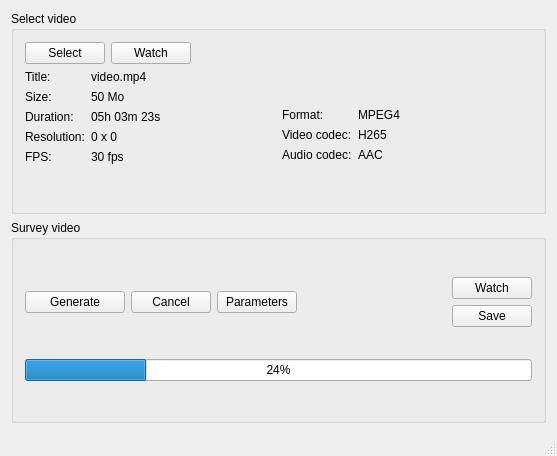
<?xml version="1.0" encoding="UTF-8"?>
<ui version="4.0">
 <class>SurveilClipUI</class>
 <widget class="QMainWindow" name="SurveilClipUI">
  <property name="geometry">
   <rect>
    <x>0</x>
    <y>0</y>
    <width>557</width>
    <height>456</height>
   </rect>
  </property>
  <property name="minimumSize">
   <size>
    <width>550</width>
    <height>342</height>
   </size>
  </property>
  <property name="windowTitle">
   <string>SurveilClip</string>
  </property>
  <widget class="QWidget" name="centralWidget">
   <layout class="QVBoxLayout" name="verticalLayout">
    <item>
     <widget class="QGroupBox" name="groupBox">
      <property name="minimumSize">
       <size>
        <width>0</width>
        <height>0</height>
       </size>
      </property>
      <property name="title">
       <string>Select video</string>
      </property>
      <layout class="QVBoxLayout" name="verticalLayout_2">
       <item>
        <layout class="QHBoxLayout" name="horizontalLayout">
         <item>
          <widget class="QPushButton" name="selectButton">
           <property name="text">
            <string>Select</string>
           </property>
          </widget>
         </item>
         <item>
          <widget class="QPushButton" name="watchButton">
           <property name="text">
            <string>Watch</string>
           </property>
          </widget>
         </item>
         <item>
          <spacer name="horizontalSpacer">
           <property name="orientation">
            <enum>Qt::Orientation::Horizontal</enum>
           </property>
           <property name="sizeHint" stdset="0">
            <size>
             <width>40</width>
             <height>20</height>
            </size>
           </property>
          </spacer>
         </item>
        </layout>
       </item>
       <item>
        <layout class="QHBoxLayout" name="horizontalLayout_3">
         <item>
          <layout class="QFormLayout" name="formLayout">
           <item row="0" column="0">
            <widget class="QLabel" name="label">
             <property name="text">
              <string>Title:</string>
             </property>
            </widget>
           </item>
           <item row="0" column="1">
            <widget class="QLabel" name="titleLabel">
             <property name="text">
              <string>video.mp4</string>
             </property>
            </widget>
           </item>
           <item row="1" column="0">
            <widget class="QLabel" name="label_5">
             <property name="text">
              <string>Size:</string>
             </property>
            </widget>
           </item>
           <item row="1" column="1">
            <widget class="QLabel" name="sizeLabel">
             <property name="text">
              <string>50 Mo</string>
             </property>
            </widget>
           </item>
           <item row="2" column="0">
            <widget class="QLabel" name="label_3">
             <property name="text">
              <string>Duration:</string>
             </property>
            </widget>
           </item>
           <item row="2" column="1">
            <widget class="QLabel" name="durationLabel">
             <property name="text">
              <string>05h 03m 23s</string>
             </property>
            </widget>
           </item>
           <item row="3" column="0">
            <widget class="QLabel" name="label_2">
             <property name="text">
              <string>Resolution:</string>
             </property>
            </widget>
           </item>
           <item row="3" column="1">
            <widget class="QLabel" name="resolutionLabel">
             <property name="text">
              <string>0 x 0</string>
             </property>
            </widget>
           </item>
           <item row="4" column="0">
            <widget class="QLabel" name="label_7">
             <property name="text">
              <string>FPS:</string>
             </property>
            </widget>
           </item>
           <item row="4" column="1">
            <widget class="QLabel" name="fpsLabel">
             <property name="text">
              <string>30 fps</string>
             </property>
            </widget>
           </item>
          </layout>
         </item>
         <item>
          <layout class="QFormLayout" name="formLayout_2">
           <property name="formAlignment">
            <set>Qt::AlignmentFlag::AlignLeading|Qt::AlignmentFlag::AlignLeft|Qt::AlignmentFlag::AlignVCenter</set>
           </property>
           <item row="0" column="0">
            <widget class="QLabel" name="label_4">
             <property name="text">
              <string>Format:</string>
             </property>
            </widget>
           </item>
           <item row="0" column="1">
            <widget class="QLabel" name="formatLabel">
             <property name="text">
              <string>MPEG4</string>
             </property>
            </widget>
           </item>
           <item row="1" column="0">
            <widget class="QLabel" name="label_8">
             <property name="text">
              <string>Video codec:</string>
             </property>
            </widget>
           </item>
           <item row="1" column="1">
            <widget class="QLabel" name="videoCodecLabel">
             <property name="text">
              <string>H265</string>
             </property>
            </widget>
           </item>
           <item row="2" column="0">
            <widget class="QLabel" name="label_10">
             <property name="text">
              <string>Audio codec:</string>
             </property>
            </widget>
           </item>
           <item row="2" column="1">
            <widget class="QLabel" name="audioCodecLabel">
             <property name="text">
              <string>AAC</string>
             </property>
            </widget>
           </item>
          </layout>
         </item>
        </layout>
       </item>
      </layout>
     </widget>
    </item>
    <item>
     <widget class="QGroupBox" name="groupBox_2">
      <property name="title">
       <string>Survey video</string>
      </property>
      <layout class="QVBoxLayout" name="verticalLayout_3">
       <property name="leftMargin">
        <number>11</number>
       </property>
       <property name="topMargin">
        <number>11</number>
       </property>
       <property name="rightMargin">
        <number>11</number>
       </property>
       <property name="bottomMargin">
        <number>11</number>
       </property>
       <item>
        <layout class="QHBoxLayout" name="horizontalLayout_2">
         <item>
          <widget class="QPushButton" name="generateButton">
           <property name="minimumSize">
            <size>
             <width>100</width>
             <height>0</height>
            </size>
           </property>
           <property name="text">
            <string>Generate</string>
           </property>
          </widget>
         </item>
         <item>
          <widget class="QPushButton" name="cancelButton">
           <property name="text">
            <string>Cancel</string>
           </property>
          </widget>
         </item>
         <item>
          <widget class="QPushButton" name="parametersButton">
           <property name="enabled">
            <bool>true</bool>
           </property>
           <property name="text">
            <string>Parameters</string>
           </property>
          </widget>
         </item>
         <item>
          <spacer name="horizontalSpacer_2">
           <property name="orientation">
            <enum>Qt::Orientation::Horizontal</enum>
           </property>
           <property name="sizeHint" stdset="0">
            <size>
             <width>40</width>
             <height>20</height>
            </size>
           </property>
          </spacer>
         </item>
         <item>
          <layout class="QVBoxLayout" name="verticalLayout_4">
           <item>
            <widget class="QPushButton" name="watchResultButton">
             <property name="text">
              <string>Watch</string>
             </property>
            </widget>
           </item>
           <item>
            <widget class="QPushButton" name="saveButton">
             <property name="text">
              <string>Save</string>
             </property>
            </widget>
           </item>
          </layout>
         </item>
        </layout>
       </item>
       <item>
        <widget class="QProgressBar" name="progressBar">
         <property name="minimumSize">
          <size>
           <width>0</width>
           <height>0</height>
          </size>
         </property>
         <property name="value">
          <number>24</number>
         </property>
        </widget>
       </item>
      </layout>
     </widget>
    </item>
   </layout>
  </widget>
  <widget class="QMenuBar" name="menuBar">
   <property name="geometry">
    <rect>
     <x>0</x>
     <y>0</y>
     <width>557</width>
     <height>26</height>
    </rect>
   </property>
  </widget>
  <widget class="QStatusBar" name="statusBar"/>
 </widget>
 <layoutdefault spacing="6" margin="11"/>
 <resources>
  <include location="SurveilClip.qrc"/>
 </resources>
 <connections/>
</ui>
